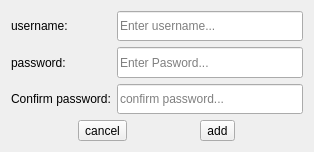
<?xml version="1.0" encoding="UTF-8"?>
<ui version="4.0">
 <class>AddUserDialog</class>
 <widget class="QDialog" name="AddUserDialog">
  <property name="geometry">
   <rect>
    <x>0</x>
    <y>0</y>
    <width>314</width>
    <height>152</height>
   </rect>
  </property>
  <property name="windowTitle">
   <string>Add User</string>
  </property>
  <layout class="QVBoxLayout" name="verticalLayout_2">
   <item>
    <layout class="QVBoxLayout" name="mainLayout">
     <item>
      <layout class="QGridLayout" name="formLayout">
       <item row="0" column="1">
        <widget class="QLineEdit" name="userLineEdit">
         <property name="sizePolicy">
          <sizepolicy hsizetype="MinimumExpanding" vsizetype="Preferred">
           <horstretch>0</horstretch>
           <verstretch>0</verstretch>
          </sizepolicy>
         </property>
         <property name="text">
          <string/>
         </property>
         <property name="placeholderText">
          <string>Enter username...</string>
         </property>
         <property name="clearButtonEnabled">
          <bool>true</bool>
         </property>
        </widget>
       </item>
       <item row="2" column="1">
        <widget class="QLineEdit" name="confirmPasswordLineEdit">
         <property name="sizePolicy">
          <sizepolicy hsizetype="MinimumExpanding" vsizetype="Preferred">
           <horstretch>0</horstretch>
           <verstretch>0</verstretch>
          </sizepolicy>
         </property>
         <property name="text">
          <string/>
         </property>
         <property name="echoMode">
          <enum>QLineEdit::Password</enum>
         </property>
         <property name="placeholderText">
          <string>confirm password...</string>
         </property>
         <property name="clearButtonEnabled">
          <bool>true</bool>
         </property>
        </widget>
       </item>
       <item row="1" column="1">
        <widget class="QLineEdit" name="passwordLineEdit">
         <property name="sizePolicy">
          <sizepolicy hsizetype="MinimumExpanding" vsizetype="Preferred">
           <horstretch>0</horstretch>
           <verstretch>0</verstretch>
          </sizepolicy>
         </property>
         <property name="text">
          <string/>
         </property>
         <property name="echoMode">
          <enum>QLineEdit::Password</enum>
         </property>
         <property name="placeholderText">
          <string>Enter Pasword...</string>
         </property>
         <property name="clearButtonEnabled">
          <bool>true</bool>
         </property>
        </widget>
       </item>
       <item row="2" column="0">
        <widget class="QLabel" name="confirmPasswordLabel">
         <property name="sizePolicy">
          <sizepolicy hsizetype="Preferred" vsizetype="Preferred">
           <horstretch>0</horstretch>
           <verstretch>0</verstretch>
          </sizepolicy>
         </property>
         <property name="text">
          <string>Confirm password:</string>
         </property>
        </widget>
       </item>
       <item row="1" column="0">
        <widget class="QLabel" name="passwordLabel">
         <property name="sizePolicy">
          <sizepolicy hsizetype="Preferred" vsizetype="Preferred">
           <horstretch>0</horstretch>
           <verstretch>0</verstretch>
          </sizepolicy>
         </property>
         <property name="text">
          <string>password:</string>
         </property>
        </widget>
       </item>
       <item row="0" column="0">
        <widget class="QLabel" name="usernameLabel">
         <property name="sizePolicy">
          <sizepolicy hsizetype="Preferred" vsizetype="Preferred">
           <horstretch>0</horstretch>
           <verstretch>0</verstretch>
          </sizepolicy>
         </property>
         <property name="text">
          <string>username:</string>
         </property>
        </widget>
       </item>
      </layout>
     </item>
     <item>
      <layout class="QHBoxLayout" name="buttonsLayout">
       <item>
        <widget class="QToolButton" name="cancelButton">
         <property name="text">
          <string>cancel</string>
         </property>
         <property name="icon">
          <iconset resource="../../qrc.qrc">
           <normaloff>:/icons/color/icons8-cancel-96.png</normaloff>:/icons/color/icons8-cancel-96.png</iconset>
         </property>
         <property name="iconSize">
          <size>
           <width>24</width>
           <height>24</height>
          </size>
         </property>
         <property name="toolButtonStyle">
          <enum>Qt::ToolButtonTextBesideIcon</enum>
         </property>
        </widget>
       </item>
       <item>
        <widget class="QToolButton" name="addUserButton">
         <property name="text">
          <string>add</string>
         </property>
         <property name="icon">
          <iconset resource="../../qrc.qrc">
           <normaloff>:/icons/color/icons8-plus-96.png</normaloff>:/icons/color/icons8-plus-96.png</iconset>
         </property>
         <property name="iconSize">
          <size>
           <width>24</width>
           <height>24</height>
          </size>
         </property>
         <property name="toolButtonStyle">
          <enum>Qt::ToolButtonTextBesideIcon</enum>
         </property>
         <property name="arrowType">
          <enum>Qt::NoArrow</enum>
         </property>
        </widget>
       </item>
      </layout>
     </item>
    </layout>
   </item>
  </layout>
 </widget>
 <resources>
  <include location="../../qrc.qrc"/>
 </resources>
 <connections/>
</ui>
